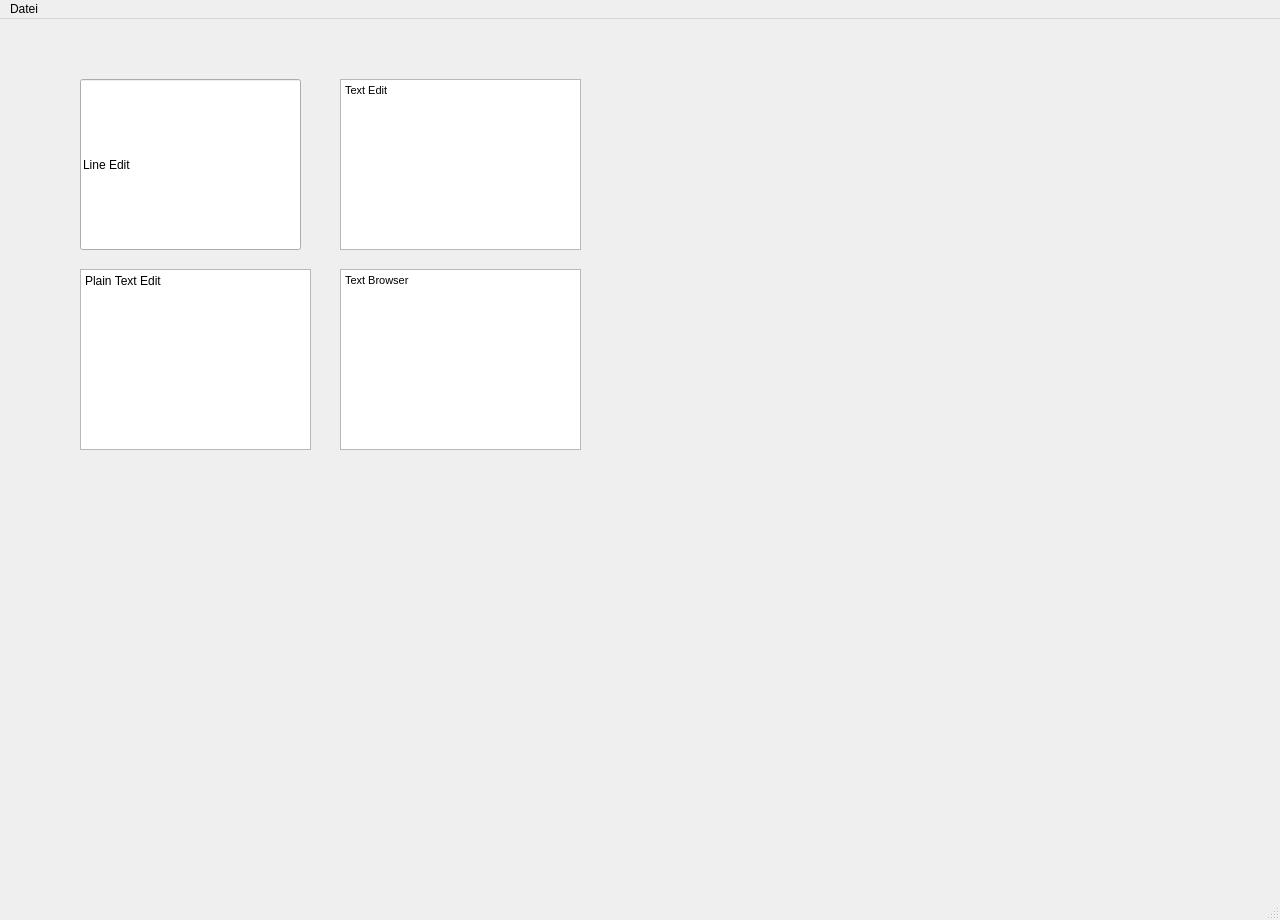
<?xml version="1.0" encoding="UTF-8"?>
<ui version="4.0">
 <class>Main</class>
 <widget class="QMainWindow" name="Main">
  <property name="geometry">
   <rect>
    <x>0</x>
    <y>0</y>
    <width>1280</width>
    <height>920</height>
   </rect>
  </property>
  <property name="minimumSize">
   <size>
    <width>1280</width>
    <height>920</height>
   </size>
  </property>
  <property name="windowTitle">
   <string>Jace</string>
  </property>
  <widget class="QWidget" name="centralwidget">
   <widget class="QLineEdit" name="lineEdit">
    <property name="geometry">
     <rect>
      <x>80</x>
      <y>60</y>
      <width>221</width>
      <height>171</height>
     </rect>
    </property>
    <property name="text">
     <string>Line Edit</string>
    </property>
   </widget>
   <widget class="QTextEdit" name="textEdit">
    <property name="geometry">
     <rect>
      <x>340</x>
      <y>60</y>
      <width>241</width>
      <height>171</height>
     </rect>
    </property>
    <property name="html">
     <string>&lt;!DOCTYPE HTML PUBLIC &quot;-//W3C//DTD HTML 4.0//EN&quot; &quot;http://www.w3.org/TR/REC-html40/strict.dtd&quot;&gt;
&lt;html&gt;&lt;head&gt;&lt;meta name=&quot;qrichtext&quot; content=&quot;1&quot; /&gt;&lt;style type=&quot;text/css&quot;&gt;
p, li { white-space: pre-wrap; }
&lt;/style&gt;&lt;/head&gt;&lt;body style=&quot; font-family:'MS Shell Dlg 2'; font-size:8.25pt; font-weight:400; font-style:normal;&quot;&gt;
&lt;p style=&quot; margin-top:0px; margin-bottom:0px; margin-left:0px; margin-right:0px; -qt-block-indent:0; text-indent:0px;&quot;&gt;Text Edit&lt;/p&gt;&lt;/body&gt;&lt;/html&gt;</string>
    </property>
   </widget>
   <widget class="QPlainTextEdit" name="plainTextEdit">
    <property name="geometry">
     <rect>
      <x>80</x>
      <y>250</y>
      <width>231</width>
      <height>181</height>
     </rect>
    </property>
    <property name="plainText">
     <string>Plain Text Edit</string>
    </property>
   </widget>
   <widget class="QTextBrowser" name="textBrowser">
    <property name="geometry">
     <rect>
      <x>340</x>
      <y>250</y>
      <width>241</width>
      <height>181</height>
     </rect>
    </property>
    <property name="html">
     <string>&lt;!DOCTYPE HTML PUBLIC &quot;-//W3C//DTD HTML 4.0//EN&quot; &quot;http://www.w3.org/TR/REC-html40/strict.dtd&quot;&gt;
&lt;html&gt;&lt;head&gt;&lt;meta name=&quot;qrichtext&quot; content=&quot;1&quot; /&gt;&lt;style type=&quot;text/css&quot;&gt;
p, li { white-space: pre-wrap; }
&lt;/style&gt;&lt;/head&gt;&lt;body style=&quot; font-family:'MS Shell Dlg 2'; font-size:8.25pt; font-weight:400; font-style:normal;&quot;&gt;
&lt;p style=&quot; margin-top:0px; margin-bottom:0px; margin-left:0px; margin-right:0px; -qt-block-indent:0; text-indent:0px;&quot;&gt;Text Browser&lt;/p&gt;&lt;/body&gt;&lt;/html&gt;</string>
    </property>
   </widget>
  </widget>
  <widget class="QMenuBar" name="menubar">
   <property name="geometry">
    <rect>
     <x>0</x>
     <y>0</y>
     <width>1280</width>
     <height>21</height>
    </rect>
   </property>
   <widget class="QMenu" name="menuDatei">
    <property name="title">
     <string>Datei</string>
    </property>
   </widget>
   <addaction name="menuDatei"/>
  </widget>
  <widget class="QStatusBar" name="statusbar"/>
 </widget>
 <resources/>
 <connections/>
</ui>
